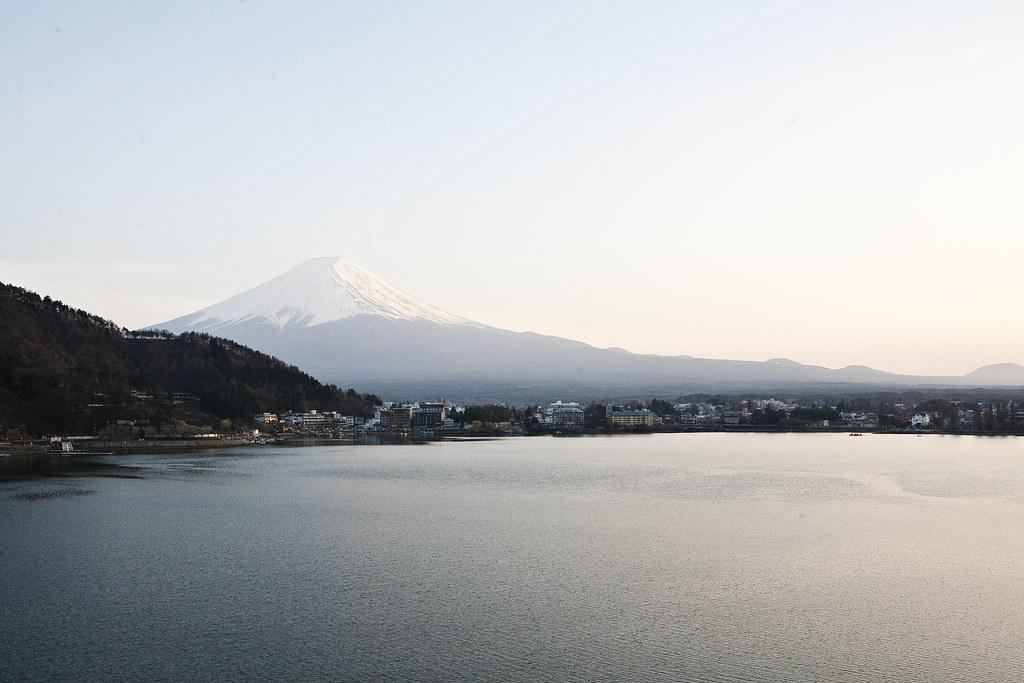
#> input picture images/3.jpg, 1024 x 683 px, given as the content of the folder data/raw, which was not available
$ python preprocess.py
#> lines starting #> are read from the running program, lines starting #| are printed output that depends on the picture; pictures that were not available may be replaced by others from this repository, and a replacement may not be noted
import numpy as np
from PIL import Image
import os
import multiprocessing as mp
import argparse
import shutil

def preprocess_image(img_file: str, size: tuple = (256, 256)) -> np.ndarray:
    """
    Preprocess an image file into a numpy array of shape (W, H, 3).

    Parameters:
    - img_file: str, path to image file
    - size: tuple, desired size of image

    Returns:
    - img: np.ndarray, preprocessed image of shape (N, W, H, 3)

    """
    w = size[0]
    h = size[1]

    # If image is more than 2x larger than desired size in both dimensions,
    # We want to extract all non-overlapping crops of size (w, h) from the image
    # Otherwise, we want to resize the image to (w, h)
    img = Image.open(img_file)
    img_w, img_h = img.size

    if img_w >= 2 * w and img_h >= 2 * h:
        # Extract crops
        crops = []
        for i in range(0, img_w - w, w):
            for j in range(0, img_h - h, h):
                crop = img.crop((i, j, i + w, j + h))
                crops.append(np.array(crop))

        return np.array(crops)
    else:
        # Resize image
        img = img.resize((w, h))
        return np.array(img).reshape(1, w, h, 3)

def preprocess_data(data_dir: str,
                    out_dir: str,
                    size: tuple = (256, 256),
                    num_workers: int = mp.cpu_count()) -> bool:
    """
    Preprocess all images in data_dir and save to out_dir.

    Parameters:
    - data_dir: str, path to raw data directory
    - out_dir: str, path to save processed data
    - size: tuple, desired size of images
    - num_workers: int, number of workers to use for multiprocessing

    Returns:
    - success: bool, whether preprocessing was successful
    """
#> called with data_dir = 'data/raw', out_dir = 'data/processed', size = (256, 256), num_workers = 2

    # Find all image files in data_dir
    ext = ['.jpg', '.jpeg', '.png']
    img_files = []

    def __recursive_find(dir: str) -> None:
        for f in os.listdir(dir):
            if os.path.isdir(os.path.join(dir, f)):
                __recursive_find(os.path.join(dir, f))
            elif os.path.splitext(f)[1].lower() in ext:
                img_files.append(os.path.join(dir, f))

    __recursive_find(data_dir)

    print(f'Found {len(img_files)} images in {data_dir}')

    # Preprocess in parallel
    processes = []
    img_files_split = np.array_split(img_files, num_workers)


    try:
        # Remove out_dir if it already exists
        if os.path.exists(out_dir):
            shutil.rmtree(out_dir, ignore_errors=True)

        # Create out_dir
        os.makedirs(out_dir, exist_ok=True)

        # Start processes
        for i in range(num_workers):
            p = mp.Process(target=__preprocess_worker, args=(img_files_split[i], out_dir, size))
            processes.append(p)
            p.start()
#> this loop made 2 passes
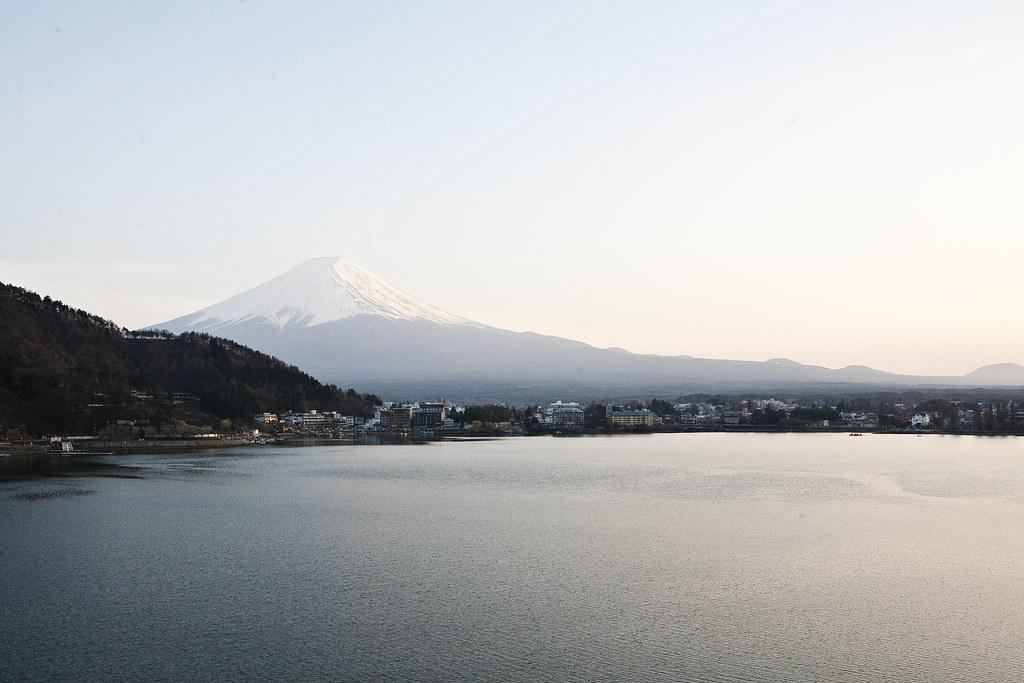
#> input picture images/3.jpg, 1024 x 683 px, given as the content of the folder data/raw, which was not available
#> pass 1, in __preprocess_worker, `im.save(img_dir)`:
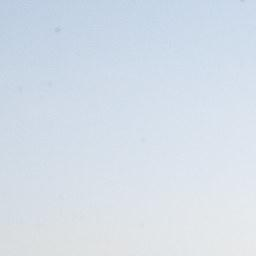
#> saved as addjtvxgyymbxyrznijuqfpas.jpg: PIL image 256x256 RGB; mean R, G, B 212.8, 222.1, 232.5
#> pass 1, in __preprocess_worker, `im.save(img_dir)`:
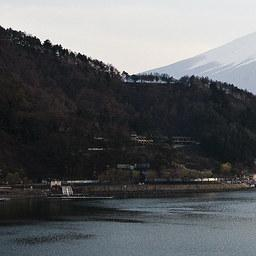
#> saved as 0y4tto7bj76kx0l39aafrpe6b.jpg: PIL image 256x256 RGB; mean R, G, B 91.7, 94, 96.2
#> pass 1, in __preprocess_worker, `im.save(img_dir)`:
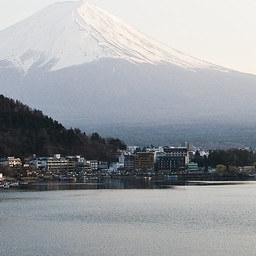
#> saved as 0a6f5a94d9nvjakxc905ds0ur.jpg: PIL image 256x256 RGB; mean R, G, B 154.8, 158, 162.1

        for p in processes:
            p.join()

        print(f'Preprocessed images saved to {out_dir}')

        return True
    except Exception as e:
        print(e)
        return False

def __preprocess_worker(img_files: list, out_dir: str, size: tuple) -> None:
    _failed = 0
    _saved = 0
    for i, img_file in enumerate(img_files):
        try:
            img = preprocess_image(img_file, size)

            # Check if has 3 channels
            if len(img.shape) != 4:
                print(f'Image {img_file} has {len(img.shape)} channels, skipping')
                _failed += 1
                continue

            for j, im in enumerate(img):
                im = Image.fromarray(im)

                img_name = "".join([c for c in np.random.choice(list('abcdefghijklmnopqrstuvwxyz1234567890'), 25)]) + '.jpg'
                img_dir = os.path.join(out_dir, img_name)

                im.save(img_dir)
                _saved += 1

        except Exception as e:
            print(e)
            print(f'Failed to preprocess image {img_file}')
            _failed += 1

    print(f'Worker {mp.current_process().name} finished preprocessing {len(img_files)} images. \
        \nFailed to preprocess {_failed} images out of {len(img_files)}' \
        f'\nSaved {_saved} images to {out_dir}'
        )


if __name__ == '__main__':

    arparser = argparse.ArgumentParser()
    arparser.add_argument('--data_dir', type=str, default='data/raw', help='Path to raw data directory')
    arparser.add_argument('--out_dir', type=str, default='data/processed', help='Path to save processed data')
    arparser.add_argument('--size', type=int, default=256, help='Desired size of images (w=h) so just one number')
    arparser.add_argument('--num_workers', type=int, default=mp.cpu_count(), help='Number of workers to use for multiprocessing')
    args = arparser.parse_args()

    success = preprocess_data(args.data_dir, args.out_dir, (args.size, args.size), args.num_workers)

    if success:
        print('Preprocessing successful!')
    else:
        print('Preprocessing failed!')


    # Verify how many images we have in out_dir
    print(len(os.listdir(args.out_dir)))

$ run again, on images/4.jpg
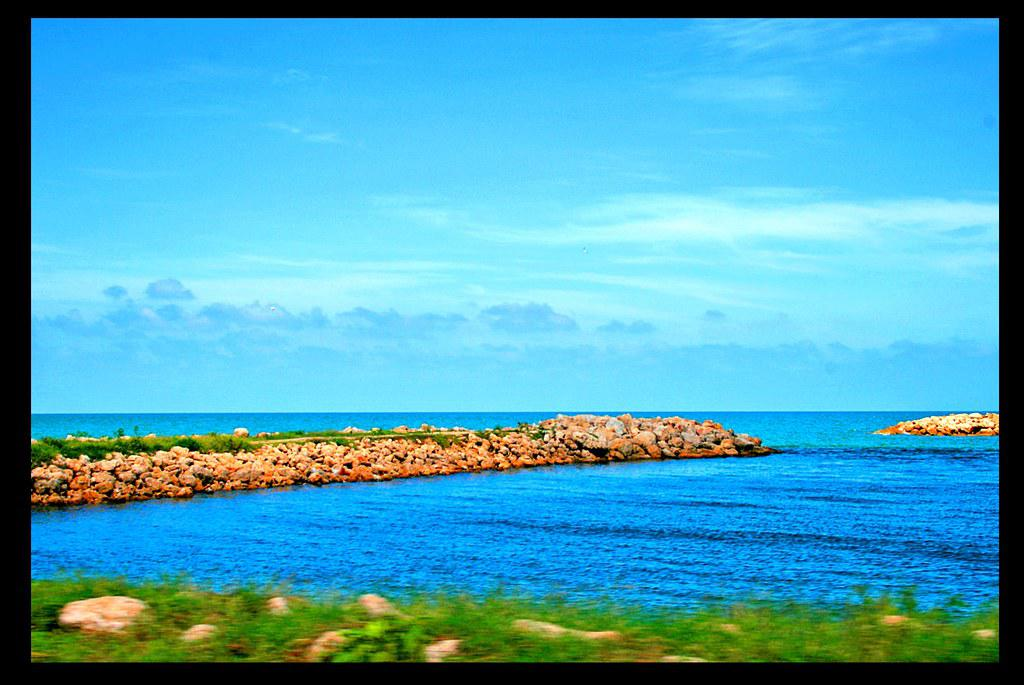
#> input picture images/4.jpg, 1024 x 685 px, given as the content of the folder data/raw, which was not available
#> the loop in preprocess_data, `for i in range(num_workers):` made 2 passes
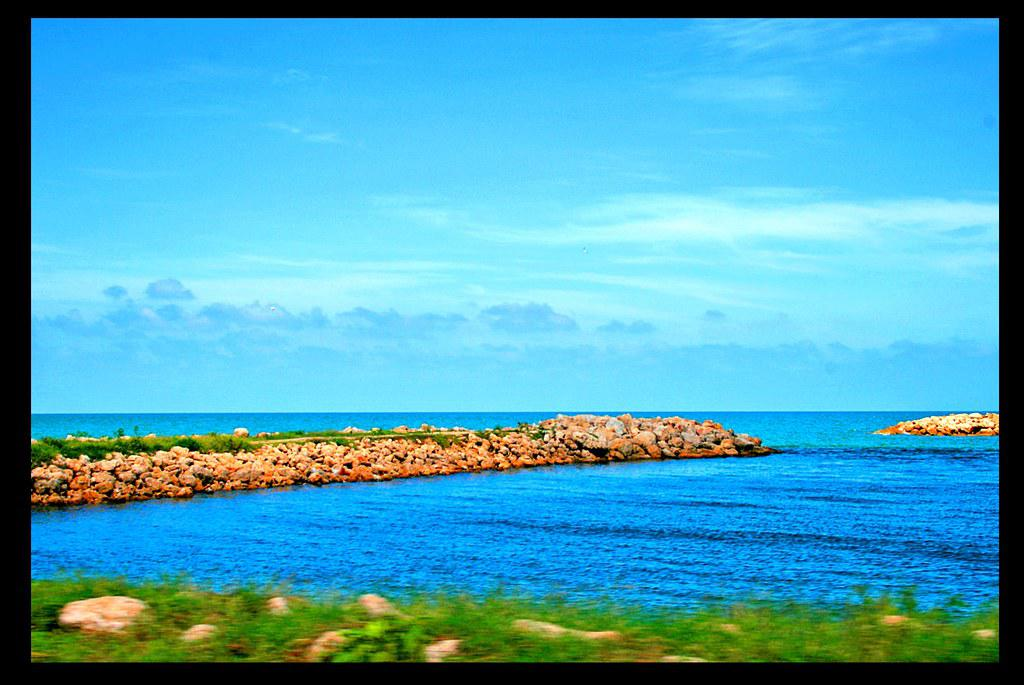
#> input picture images/4.jpg, 1024 x 685 px, given as the content of the folder data/raw, which was not available
#> pass 1, in __preprocess_worker, `im.save(img_dir)`:
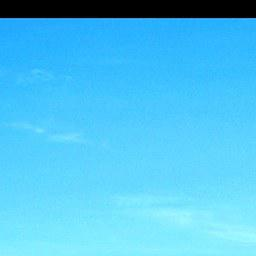
#> saved as b0ls2ao0mulegedmopu0xpnvf.jpg: PIL image 256x256 RGB; mean R, G, B 80.8, 192.9, 235.6
#> pass 1, in __preprocess_worker, `im.save(img_dir)`:
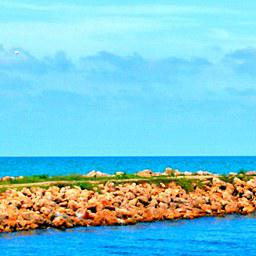
#> saved as 0a6f5a94d9nvjakxc905ds0ur.jpg: PIL image 256x256 RGB; mean R, G, B 120.8, 198.4, 213.1

$ run again, on images/5.jpg
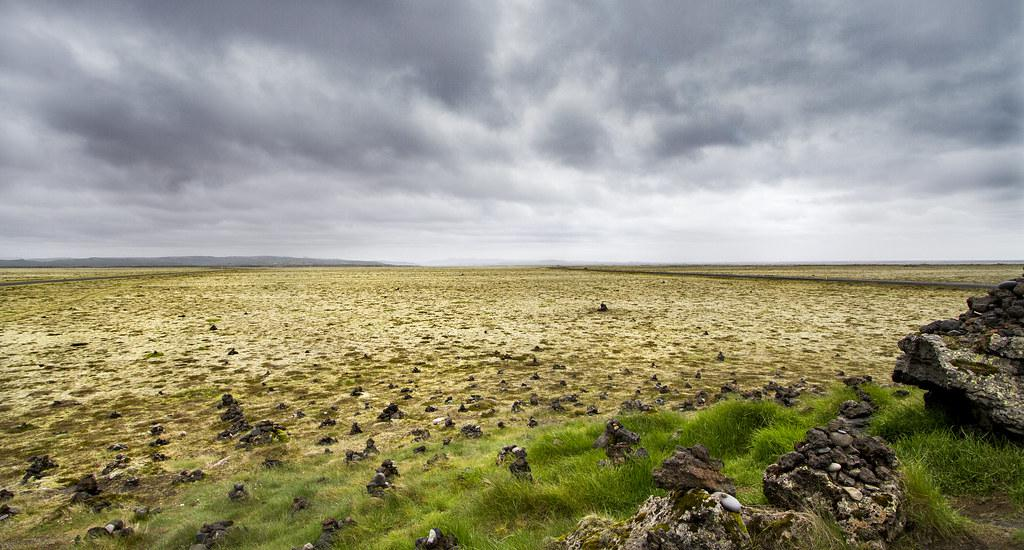
#> input picture images/5.jpg, 1024 x 550 px, given as the content of the folder data/raw, which was not available
#> the loop in preprocess_data, `for i in range(num_workers):` made 2 passes
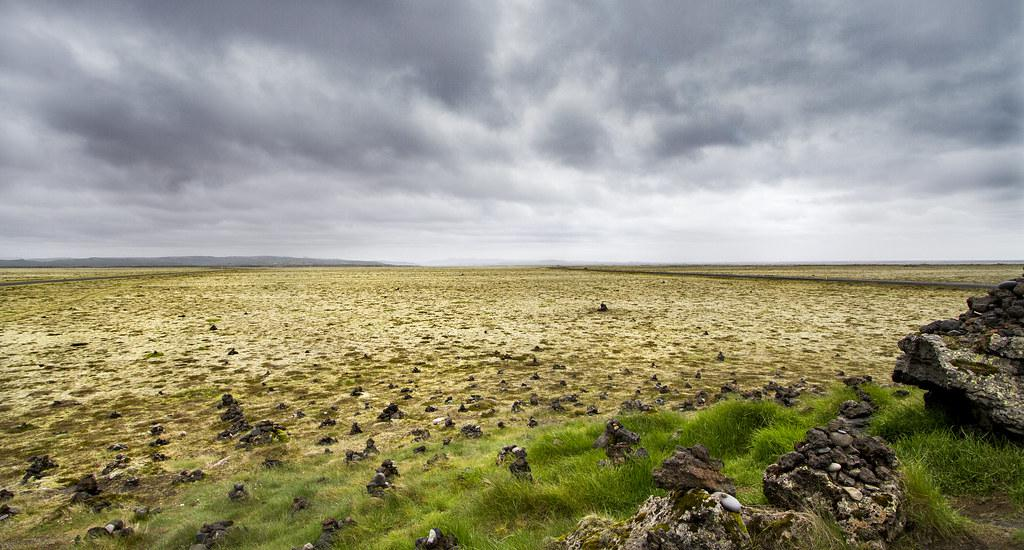
#> input picture images/5.jpg, 1024 x 550 px, given as the content of the folder data/raw, which was not available
#> pass 1, in __preprocess_worker, `im.save(img_dir)`:
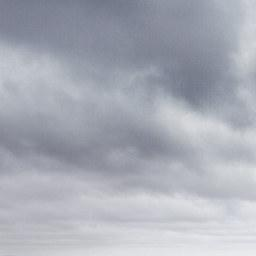
#> saved as b0ls2ao0mulegedmopu0xpnvf.jpg: PIL image 256x256 RGB; mean R, G, B 168.7, 172.1, 182.3
#> pass 1, in __preprocess_worker, `im.save(img_dir)`:
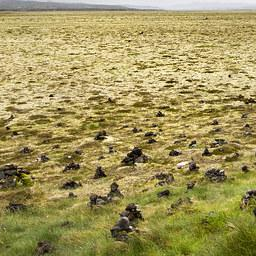
#> saved as 0a6f5a94d9nvjakxc905ds0ur.jpg: PIL image 256x256 RGB; mean R, G, B 161.5, 149.5, 92
